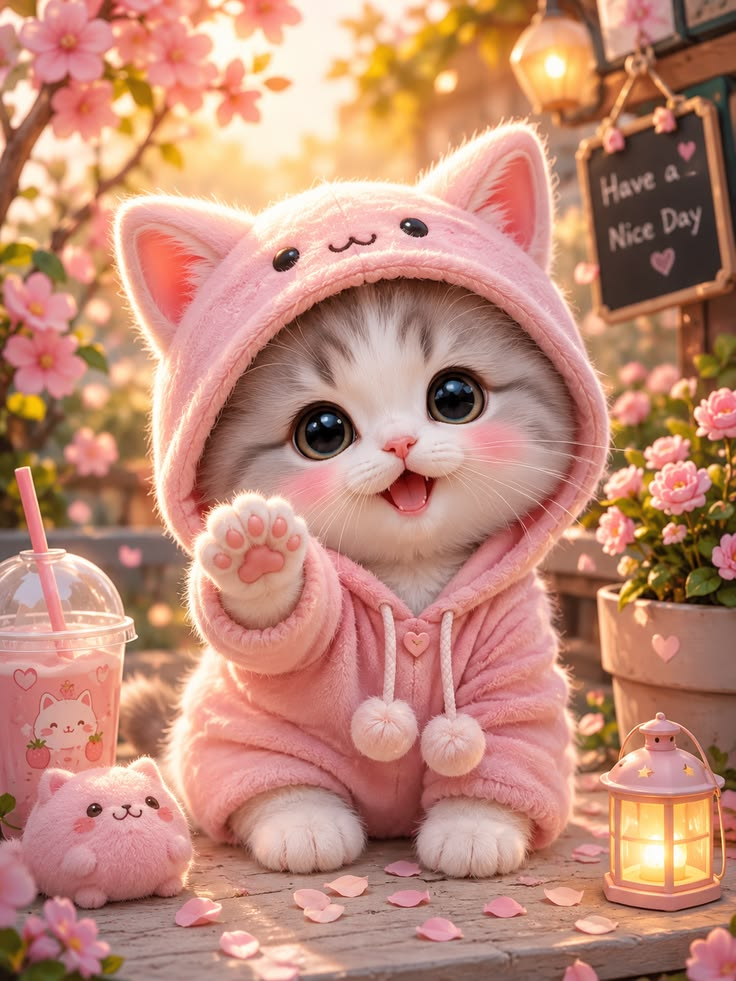
#> input picture sample.jpg, 736 x 981 px
$ python Q25_rotate_90.py
#> lines starting #> are read from the running program, lines starting #| are printed output that depends on the picture
import cv2

image = cv2.imread("sample.jpg")
#> image is the input picture: shape (981, 736, 3); mean B, G, R 119.8, 139.1, 192.2

rotated = cv2.rotate(image, cv2.ROTATE_90_CLOCKWISE)
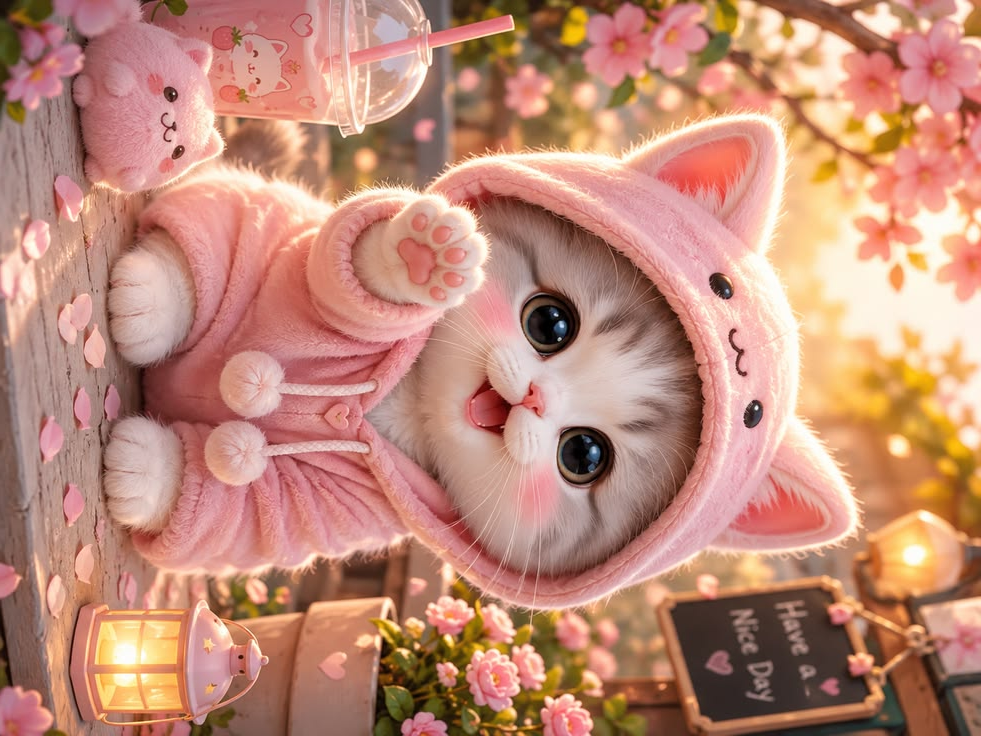
#> rotated: shape (736, 981, 3); mean B, G, R 119.8, 139.1, 192.2

cv2.imwrite("rotate_90.jpg", rotated)

print("Image rotated 90 degrees clockwise")
